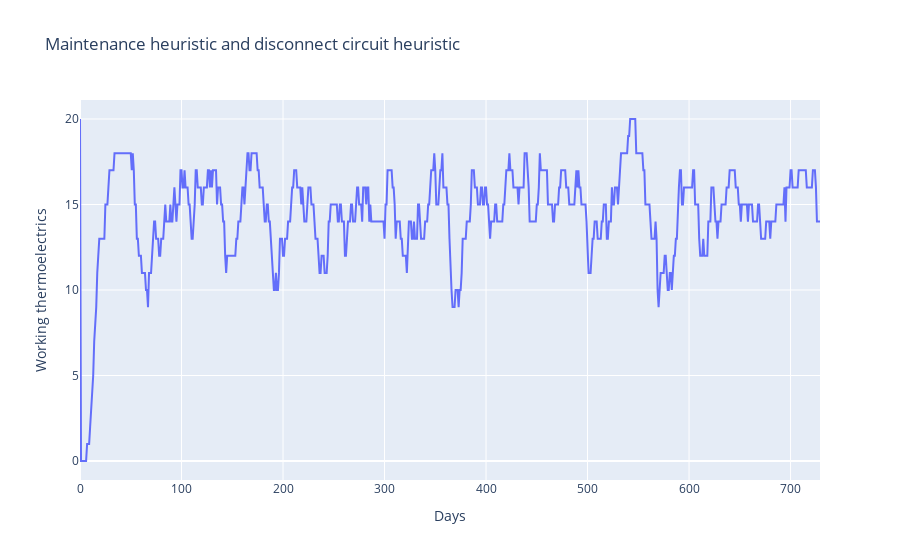
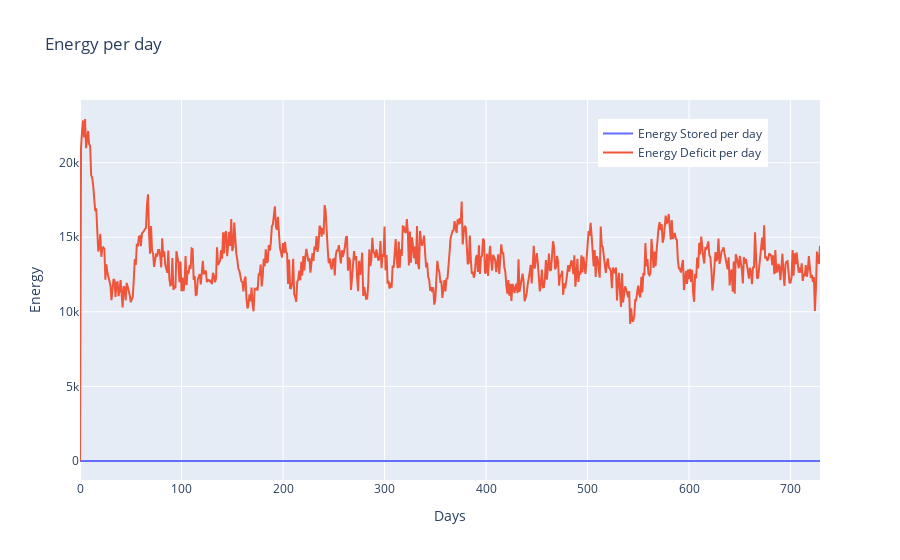

Notebook cell for these charts, in order:
### Code cell
tmp_thermoelectrics = copy.deepcopy(thermoelectrics)
tmp_circuits = copy.deepcopy(circuits)

# Running simulation with both strategies
(
    working_thermoelectrics_both_heuristic,
    deficit_per_day_both_heuristic,
    stored_energy_per_day_both_heuristic,
    circuits_result,
) = simulate(
    tmp_thermoelectrics,
    days,
    Agent(
        give_maintenance_heuristic,
        disconnect_circuit_heuristic,
    ),
    tmp_circuits,
    stored_energy,
)
working_thermoelectrics_both_heuristic = [
    sum(x) for x in working_thermoelectrics_both_heuristic
]


fig_both_heuristic = go.Figure()
fig_both_heuristic.add_trace(
    go.Scatter(
        x=list(range(0, days)),
        y=working_thermoelectrics_both_heuristic,
        mode="lines",
    )
)
fig_both_heuristic.update_layout(
    title="Maintenance heuristic and disconnect circuit heuristic",
    xaxis_title="Days",
    yaxis_title="Working thermoelectrics",
)

fig_both_heuristic.show()


fig_energy_deficit_and_stored = go.Figure()


fig_energy_deficit_and_stored.add_trace(
    go.Scatter(
        x=list(range(0, days)),
        y=stored_energy_per_day_both_heuristic,
        mode="lines",
        name="Energy Stored per day",
    )
)

fig_energy_deficit_and_stored.add_trace(
    go.Scatter(
        x=list(range(0, days)),
        y=deficit_per_day_both_heuristic,
        mode="lines",
        name="Energy Deficit per day",
    )
)

fig_energy_deficit_and_stored.update_layout(
    title="Energy per day",
    xaxis_title="Days",
    yaxis_title="Energy",
    legend=dict(x=0.7, y=0.95),
    showlegend=True,
)


fig_energy_deficit_and_stored.show()

### Figure 1 — Plotly figure (JSON) as saved in the notebook; plotly's stock layout.template omitted (floating-point values rounded to 4 significant figures; data arrays with more than 128 entries replaced by an {"elided": "..."} marker saying what was removed)
{"data": [{"mode": "lines", "type": "scatter", "x": {"elided": "730 int values"}, "y": {"elided": "731 int values"}}], "layout": {"title": {"text": "Maintenance heuristic and disconnect circuit heuristic"}, "xaxis": {"title": {"text": "Days"}}, "yaxis": {"title": {"text": "Working thermoelectrics"}}}}

### Figure 2 — Plotly figure (JSON) as saved in the notebook; plotly's stock layout.template omitted (floating-point values rounded to 4 significant figures; data arrays with more than 128 entries replaced by an {"elided": "..."} marker saying what was removed)
{"data": [{"mode": "lines", "name": "Energy Stored per day", "type": "scatter", "x": {"elided": "730 int values"}, "y": {"elided": "731 int values"}}, {"mode": "lines", "name": "Energy Deficit per day", "type": "scatter", "x": {"elided": "730 int values"}, "y": {"elided": "731 float values"}}], "layout": {"legend": {"x": 0.7, "y": 0.95}, "showlegend": true, "title": {"text": "Energy per day"}, "xaxis": {"title": {"text": "Days"}}, "yaxis": {"title": {"text": "Energy"}}}}
